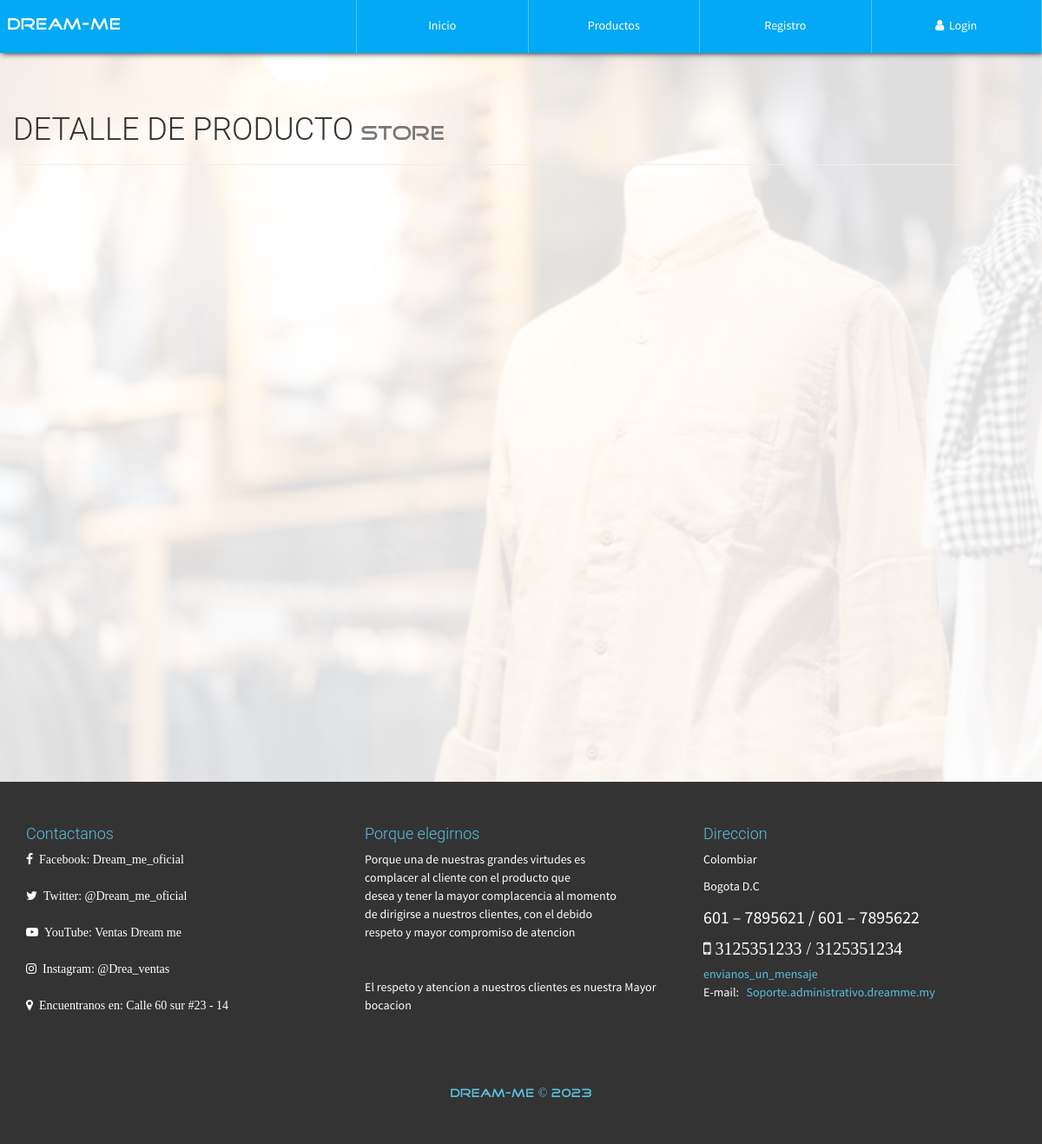
Page /infoProd.php?CodigoProd=105 on the earlier database version.
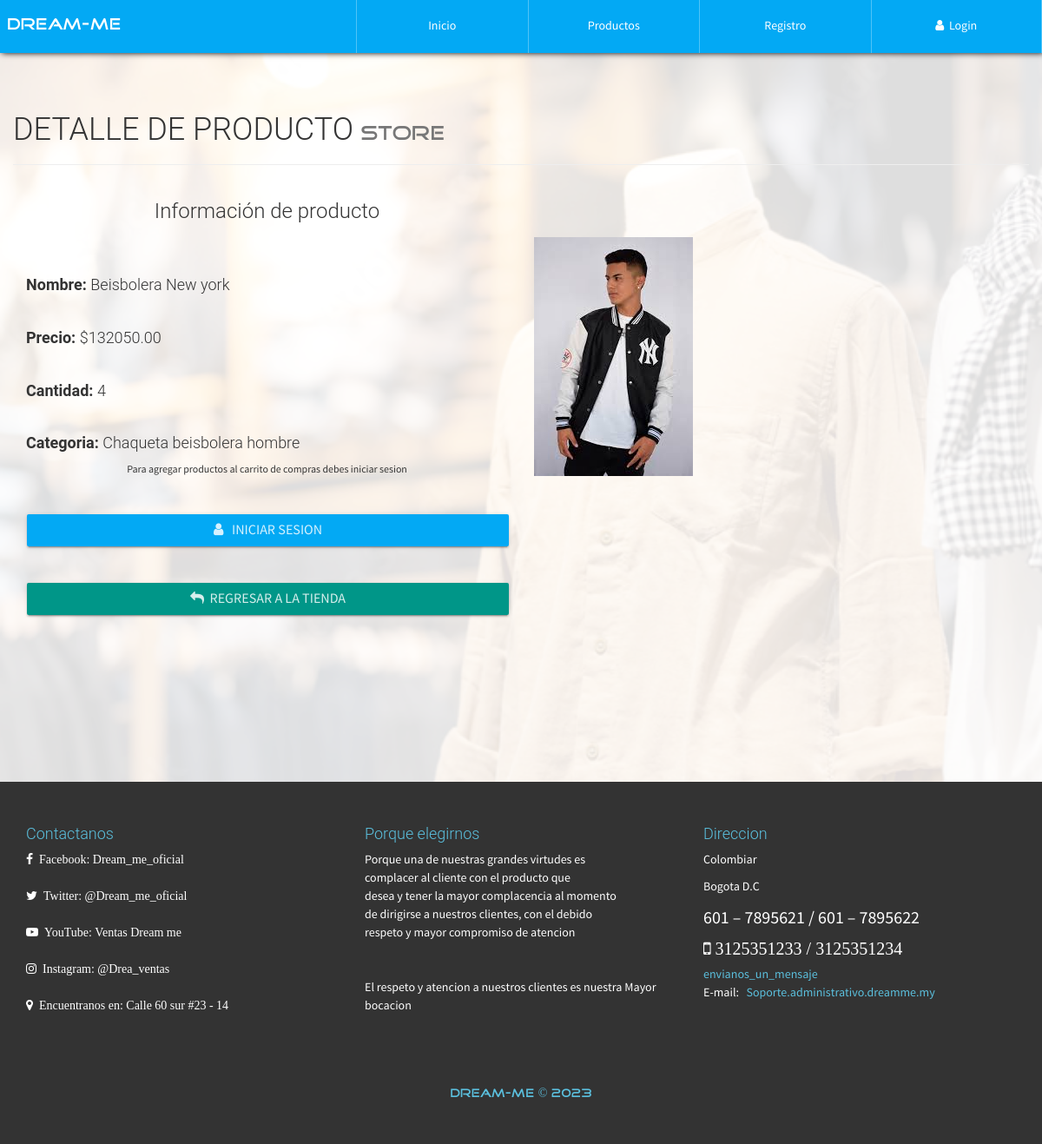
Same page on the later database version.
### tables this page shows
CREATE TABLE `producto` (
  `id` int(20) NOT NULL,
  `CodigoProd` varchar(30) NOT NULL,
  `NombreProd` varchar(30) NOT NULL,
  `CodigoCat` varchar(30) NOT NULL,
  `Precio` decimal(30,2) NOT NULL,
  `Descuento` int(2) NOT NULL,
  `Modelo` varchar(30) NOT NULL,
  `Marca` varchar(30) NOT NULL,
  `Stock` int(20) NOT NULL,
  `NITProveedor` varchar(30) NOT NULL,
  `Imagen` varchar(150) NOT NULL,
  `Nombre` varchar(30) NOT NULL,
  `Estado` varchar(15) NOT NULL
);

CREATE TABLE `categoria` (
  `CodigoCat` varchar(30) NOT NULL,
  `Nombre` varchar(30) NOT NULL,
  `Descripcion` text NOT NULL
);

### library/consulSQL.php (called while the page is built, shortened)
<?php
class ejecutarSQL {
    public static function conectar(){
        if(!$con=  mysqli_connect(SERVER,USER,PASS,BD)){
            echo "Error en el servidor, verifique sus datos";
        }
        mysqli_set_charset($con, "utf8");
        return $con;
    }
    public static function consultar($query) {
        if (!$consul = mysqli_query(ejecutarSQL::conectar(), $query)) {
            echo 'Error en la consulta SQL ejecutada';
        }
        return $consul;
    }
}
class consultasSQL{
    public static function clean_string($val){
        $val=trim($val);
        $val=stripslashes($val);
        $val=str_ireplace("<script>", "", $val);
        $val=str_ireplace("</script>", "", $val);
        $val=str_ireplace("<script src", "", $val);
        $val=str_ireplace("<script type=", "", $val);
        $val=str_ireplace("SELECT * FROM", "", $val);
        $val=str_ireplace("DELETE FROM", "", $val);
        $val=str_ireplace("INSERT INTO", "", $val);
        $val=str_ireplace("--", "", $val);
        $val=str_ireplace("^", "", $val);
        $val=str_ireplace("[", "", $val);
        $val=str_ireplace("]", "", $val);
        $val=str_ireplace("==", "", $val);
        $val=str_ireplace(";", "", $val);
        return $val;
    }
}
?>

### infoProd.php (the view, shortened to what the changed rows need)
<?php
include './library/consulSQL.php';
?>
<!DOCTYPE html>
<html lang="es">
<head>
    <?php include './inc/link.php'; ?>
</head>
<body id="container-page-product">
    <section id="infoproduct">
        <div class="container">
            <div class="row">
                <div class="page-header">
                    <h1>DETALLE DE PRODUCTO <small class="tittles-pages-logo">STORE</small></h1>
                </div>
                <?php
                    $CodigoProducto=consultasSQL::clean_string($_GET['CodigoProd']);
                    $productoinfo=  ejecutarSQL::consultar("SELECT producto.CodigoProd,producto.NombreProd,producto.CodigoCat,categoria.Nombre,producto.Precio,producto.Descuento,producto.Stock,producto.Imagen FROM categoria INNER JOIN producto ON producto.CodigoCat=categoria.CodigoCat  WHERE CodigoProd='".$CodigoProducto."'");
                    while($fila=mysqli_fetch_array($productoinfo, MYSQLI_ASSOC)){
                        echo '
                            <div class="col-xs-12 col-sm-6">
                                <h3 class="text-center">Información de producto</h3>
                                <br><br>
                                <h4><strong>Nombre: </strong>'.$fila['NombreProd'].'</h4><br>
                                <h4><strong>Precio: </strong>$'.number_format(($fila['Precio']-($fila['Precio']*($fila['Descuento']/100))), 2, '.', '').'</h4><br>
                                <h4><strong>Cantidad: </strong>'.$fila['Stock'].'</h4><br>
                                <h4><strong>Categoria: </strong>'.$fila['Nombre'].'</h4>';
                                if($fila['Stock']>=1){
                                    if($_SESSION['nombreAdmin']!="" || $_SESSION['nombreUser']!=""){
                                        echo '<form action="process/carrito.php" method="POST" class="FormCatElec" data-form="">
                                            <input type="hidden" value="'.$fila['CodigoProd'].'" name="codigo">
                                            <label class="text-center"><small>Agrega la cantidad de productos que añadiras al carrito de compras (Maximo '.$fila['Stock'].' productos)</small></label>
                                            <div class="form-group">
                                                <input type="number" class="form-control" value="1" min="1" max="'.$fila['Stock'].'" name="cantidad">
                                            </div>
                                            <button class="btn btn-lg btn-raised btn-success btn-block"><i class="fa fa-shopping-cart"></i>&nbsp;&nbsp; Añadir al carrito</button>
                                        </form>
                                        <div class="ResForm"></div>';
                                    }else{
                                        echo '<p class="text-center"><small>Para agregar productos al carrito de compras debes iniciar sesion</small></p><br>';
                                        echo '<button class="btn btn-lg btn-raised btn-info btn-block" data-toggle="modal" data-target=".modal-login"><i class="fa fa-user"></i>&nbsp;&nbsp; Iniciar sesion</button>';
                                    }
                                }else{
                                    echo '<p class="text-center text-danger lead">No hay existencias de este producto</p><br>';
                                }
                                if($fila['Imagen']!="" && is_file("./assets/img-products/".$fila['Imagen'])){
                                    $imagenFile="./assets/img-products/".$fila['Imagen'];
                                }else{
                                    $imagenFile="./assets/img-products/default.png";
                                }
                                echo '<br>
                                <a href="product.php" class="btn btn-lg btn-primary btn-raised btn-block"><i class="fa fa-mail-reply"></i>&nbsp;&nbsp;Regresar a la tienda</a>
                            </div>
                            <div class="col-xs-12 col-sm-6">
                                <br><br><br>
                                <img class="img-responsive" src="'.$imagenFile.'">
                            </div>';
                    }
                ?>
            </div>
        </div>
    </section>
</body>
</html>

Differences in the rows shown:
added producto: NombreProd "Beisbolera New york", $fila['Precio']-($fila['Precio']*($fila['Descuento']/100)) "132050.00", Stock "4", CodigoCat.Nombre "Chaqueta beisbolera hombre", shows "Para agregar productos al carrito de compras debes iniciar sesion", Imagen (picture)
